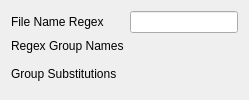
<?xml version="1.0" encoding="UTF-8"?>
<ui version="4.0">
 <class>AdvancedFormatWidget</class>
 <widget class="QWidget" name="AdvancedFormatWidget">
  <layout class="QGridLayout" name="gridLayout">
   <item row="0" column="0">
    <widget class="QLabel" name="fileNameRegexLabel">
     <property name="text">
      <string>File Name Regex</string>
     </property>
    </widget>
   </item>
   <item row="0" column="1">
    <widget class="QLineEdit" name="fileNameRegexLineEdit">
    </widget>
   </item>
   <item row="1" column="0">
    <widget class="QLabel" name="regexGroupsLabel">
     <property name="text">
      <string>Regex Group Names</string>
     </property>
     <property name="alignment">
      <set>Qt::AlignLeading|Qt::AlignLeft|Qt::AlignTop</set>
     </property>
    </widget>
   </item>
   <item row="1" column="1">
    <widget class="tomviz::RegexGroupsWidget" name="regexGroupsWidget" native="true">
    </widget>
   </item>
   <item row="4" column="0">
    <widget class="QLabel" name="regexGroupsSubstitutionsLabel">
     <property name="text">
      <string>Group Substitutions</string>
     </property>
     <property name="alignment">
      <set>Qt::AlignLeading|Qt::AlignLeft|Qt::AlignTop</set>
     </property>
    </widget>
   </item>
   <item row="4" column="1">
    <widget class="tomviz::RegexGroupsSubstitutionsWidget" name="regexGroupsSubstitutionsWidget" native="true"/>
   </item>
  </layout>
 </widget>
 <customwidgets>
  <customwidget>
   <class>tomviz::RegexGroupsWidget</class>
   <extends>QWidget</extends>
   <header location="global">RegexGroupsWidget.h</header>
   <container>1</container>
  </customwidget>
  <customwidget>
   <class>tomviz::RegexGroupsSubstitutionsWidget</class>
   <extends>QWidget</extends>
   <header>RegexGroupsSubstitutionsWidget.h</header>
   <container>1</container>
  </customwidget>
 </customwidgets>
 <resources/>
 <connections/>
</ui>
